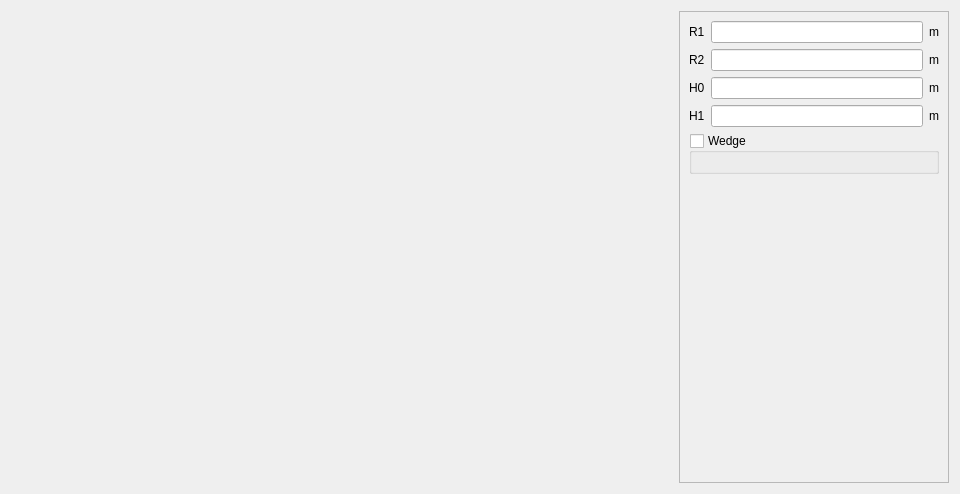
<?xml version="1.0" encoding="UTF-8"?>
<ui version="4.0">
 <class>PWSlot12</class>
 <widget class="QWidget" name="PWSlot12">
  <property name="geometry">
   <rect>
    <x>0</x>
    <y>0</y>
    <width>960</width>
    <height>494</height>
   </rect>
  </property>
  <property name="minimumSize">
   <size>
    <width>630</width>
    <height>470</height>
   </size>
  </property>
  <property name="maximumSize">
   <size>
    <width>16777215</width>
    <height>16777215</height>
   </size>
  </property>
  <property name="windowTitle">
   <string>Form</string>
  </property>
  <layout class="QHBoxLayout" name="horizontalLayout">
   <item>
    <layout class="QVBoxLayout" name="verticalLayout_2">
     <item>
      <widget class="QLabel" name="img_slot">
       <property name="sizePolicy">
        <sizepolicy hsizetype="Expanding" vsizetype="Expanding">
         <horstretch>0</horstretch>
         <verstretch>0</verstretch>
        </sizepolicy>
       </property>
       <property name="maximumSize">
        <size>
         <width>16777215</width>
         <height>16777215</height>
        </size>
       </property>
       <property name="text">
        <string/>
       </property>
       <property name="pixmap">
        <pixmap resource="../../../../Resources/pyleecan.qrc">:/images/images/MachineSetup/WSlot/SlotW12_wind_ext_stator.png</pixmap>
       </property>
       <property name="scaledContents">
        <bool>false</bool>
       </property>
       <property name="alignment">
        <set>Qt::AlignCenter</set>
       </property>
      </widget>
     </item>
    </layout>
   </item>
   <item>
    <widget class="QScrollArea" name="scrollArea">
     <property name="minimumSize">
      <size>
       <width>270</width>
       <height>0</height>
      </size>
     </property>
     <property name="maximumSize">
      <size>
       <width>270</width>
       <height>16777215</height>
      </size>
     </property>
     <property name="widgetResizable">
      <bool>true</bool>
     </property>
     <widget class="QWidget" name="scrollAreaWidgetContents">
      <property name="geometry">
       <rect>
        <x>0</x>
        <y>0</y>
        <width>268</width>
        <height>470</height>
       </rect>
      </property>
      <layout class="QVBoxLayout" name="verticalLayout_3">
       <item>
        <layout class="QGridLayout" name="gridLayout">
         <item row="0" column="0">
          <widget class="QLabel" name="in_R1">
           <property name="text">
            <string>R1</string>
           </property>
          </widget>
         </item>
         <item row="0" column="1">
          <widget class="FloatEdit" name="lf_R1"/>
         </item>
         <item row="0" column="2">
          <widget class="QLabel" name="unit_R1">
           <property name="text">
            <string>m</string>
           </property>
          </widget>
         </item>
         <item row="1" column="0">
          <widget class="QLabel" name="in_R2">
           <property name="text">
            <string>R2</string>
           </property>
          </widget>
         </item>
         <item row="1" column="1">
          <widget class="FloatEdit" name="lf_R2"/>
         </item>
         <item row="1" column="2">
          <widget class="QLabel" name="unit_R2">
           <property name="text">
            <string>m</string>
           </property>
          </widget>
         </item>
         <item row="2" column="0">
          <widget class="QLabel" name="in_H0">
           <property name="text">
            <string>H0</string>
           </property>
          </widget>
         </item>
         <item row="2" column="1">
          <widget class="FloatEdit" name="lf_H0"/>
         </item>
         <item row="2" column="2">
          <widget class="QLabel" name="unit_H0">
           <property name="text">
            <string>m</string>
           </property>
          </widget>
         </item>
         <item row="3" column="0">
          <widget class="QLabel" name="in_H1">
           <property name="text">
            <string>H1</string>
           </property>
          </widget>
         </item>
         <item row="3" column="1">
          <widget class="FloatEdit" name="lf_H1"/>
         </item>
         <item row="3" column="2">
          <widget class="QLabel" name="unit_H1">
           <property name="text">
            <string>m</string>
           </property>
          </widget>
         </item>
        </layout>
       </item>
       <item>
        <widget class="QGroupBox" name="g_wedge">
         <property name="title">
          <string>Wedge</string>
         </property>
         <property name="checkable">
          <bool>true</bool>
         </property>
         <property name="checked">
          <bool>false</bool>
         </property>
         <layout class="QVBoxLayout" name="verticalLayout">
          <item>
           <widget class="WMatSelectV" name="w_wedge_mat" native="true">
            <property name="minimumSize">
             <size>
              <width>100</width>
              <height>0</height>
             </size>
            </property>
           </widget>
          </item>
         </layout>
        </widget>
       </item>
       <item>
        <spacer name="verticalSpacer">
         <property name="orientation">
          <enum>Qt::Vertical</enum>
         </property>
         <property name="sizeHint" stdset="0">
          <size>
           <width>20</width>
           <height>40</height>
          </size>
         </property>
        </spacer>
       </item>
       <item>
        <widget class="WWSlotOut" name="w_out" native="true"/>
       </item>
      </layout>
     </widget>
    </widget>
   </item>
  </layout>
 </widget>
 <customwidgets>
  <customwidget>
   <class>FloatEdit</class>
   <extends>QLineEdit</extends>
   <header>......GUI/Tools/FloatEdit.h</header>
  </customwidget>
  <customwidget>
   <class>WWSlotOut</class>
   <extends>QWidget</extends>
   <header>......GUI.Dialog.DMachineSetup.SWSlot.WWSlotOut.WWSlotOut.h</header>
   <container>1</container>
  </customwidget>
  <customwidget>
   <class>WMatSelectV</class>
   <extends>QWidget</extends>
   <header>......GUI.Dialog.DMatLib.WMatSelect.WMatSelectV.h</header>
   <container>1</container>
  </customwidget>
 </customwidgets>
 <tabstops>
  <tabstop>lf_R1</tabstop>
  <tabstop>lf_R2</tabstop>
  <tabstop>lf_H0</tabstop>
  <tabstop>lf_H1</tabstop>
 </tabstops>
 <resources>
  <include location="../../../../Resources/pyleecan.qrc"/>
 </resources>
 <connections/>
</ui>
